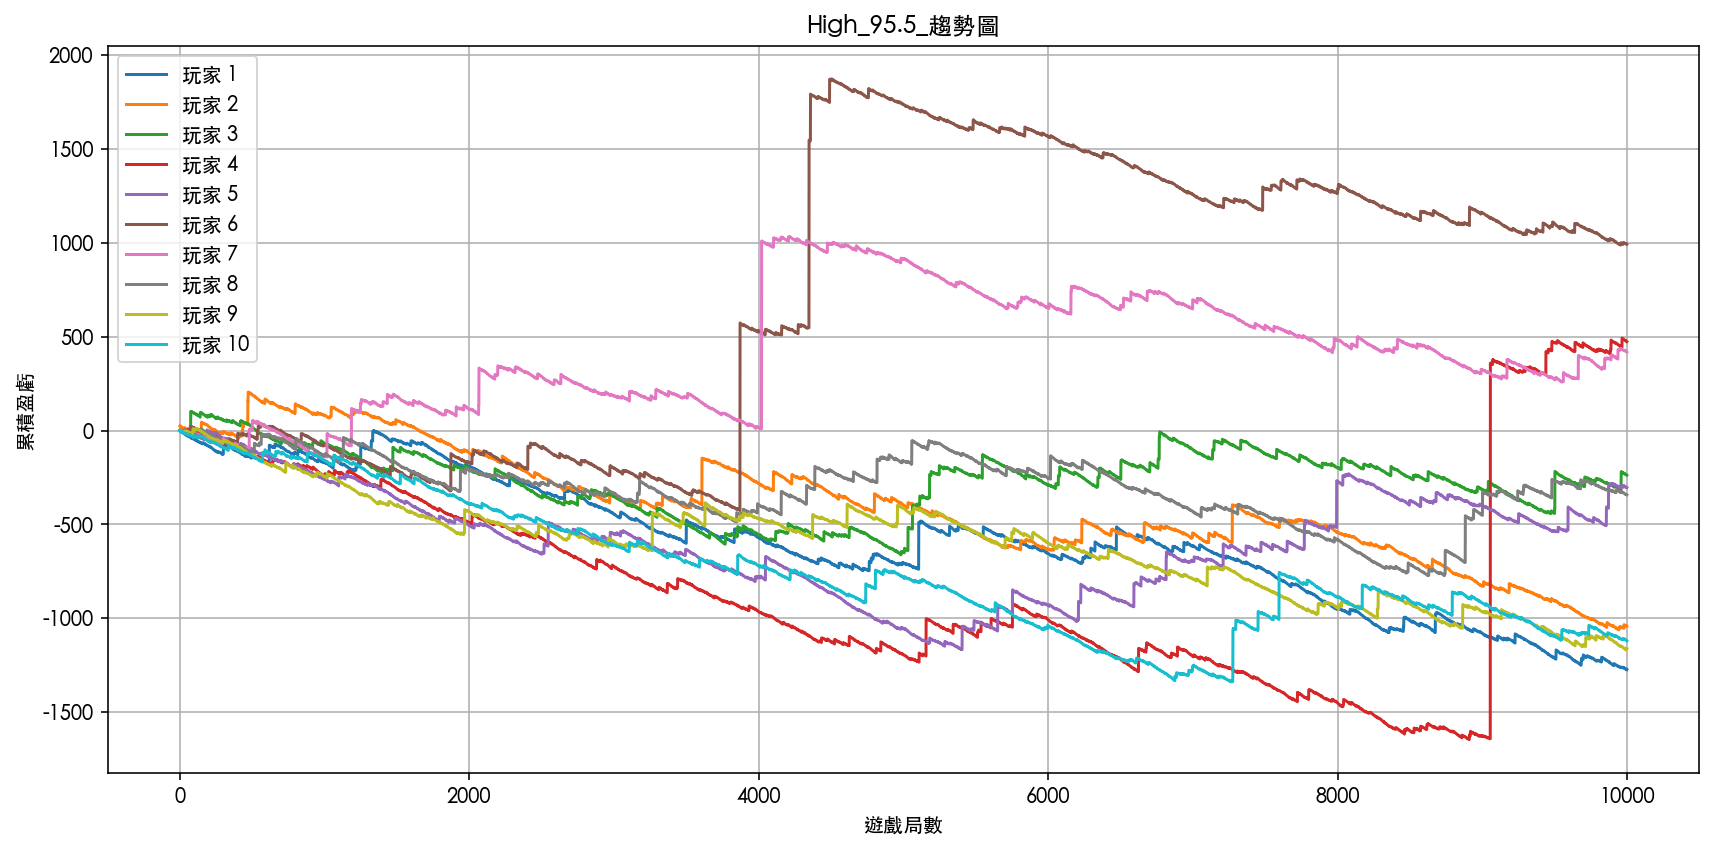

Write Python code to recreate this figure.
import torch
import matplotlib.pyplot as plt
import matplotlib
import numpy as np

# 設定 matplotlib 字體以支援中文
matplotlib.rcParams['font.sans-serif'] = ['Arial Unicode MS']

# ------------------------------
# 遊戲設定參數
# ------------------------------
positions = list(range(17))
probs = torch.tensor([
    0.0000152587890625, 0.000244140625, 0.0018310546875, 0.008544921875,
    0.02777099609375, 0.066650390625, 0.1221923828125, 0.174560546875,
    0.196380615234375, 0.174560546875, 0.1221923828125, 0.066650390625,
    0.02777099609375, 0.008544921875, 0.0018310546875, 0.000244140625,
    0.0000152587890625
], dtype=torch.float32)

payout_table = torch.tensor([
    1000.0, 125.0, 0, 0, 2.2,
    1.1, 0.5, 0.3, 0.0, 0.3,
    0.5, 1.1, 2.2, 0, 0,
    125.0, 1000.0
], dtype=torch.float32)

ball_multipliers = torch.tensor([1, 2, 5], dtype=torch.float32)
ball_probs = torch.tensor([0.93, 0.05, 0.02], dtype=torch.float32)

free_game_positions = {2, 3, 13, 14}
rounds_per_player = 10_000
num_players = 10
bet_amount = 1.0
jackpot_contribution_rate = 0.01
max_payout = 1000
device = torch.device("mps" if torch.backends.mps.is_available() else "cpu")

# ------------------------------
# 免費遊戲 mini slot
# ------------------------------
def draw_free_game_mini_slot(rng, jackpot_pool, bet_amount, multiplier):
    roll = torch.rand(1, device=device, generator=rng).cpu().item()
    if roll < 0.00221:
        jp_share = 0.25 * jackpot_pool * (bet_amount / max_payout)
        reward = (jp_share + bet_amount * 200) * multiplier
        return reward, "Super JP / X 200", jp_share
    elif roll < 0.01135:
        jp_share = 0.10 * jackpot_pool * (bet_amount / max_payout)
        reward = (jp_share + bet_amount * 100) * multiplier
        return reward, "Lucky JP / X 100", jp_share
    elif roll < 0.07568:
        return bet_amount * 50 * multiplier, "X 50", 0.0
    elif roll < 0.19027:
        return bet_amount * 25 * multiplier, "X 25", 0.0
    elif roll < 0.48916:
        return bet_amount * 10 * multiplier, "X 10", 0.0
    else:
        return bet_amount * 3 * multiplier, "X 3", 0.0

# ------------------------------
# 模擬單一玩家
# ------------------------------
def simulate_player(rng, rounds):
    probs_gpu = probs.to(device)
    payout_table_gpu = payout_table.to(device)
    ball_probs_gpu = ball_probs.to(device)
    multipliers_gpu = ball_multipliers.to(device)

    positions_drawn = torch.multinomial(probs_gpu, num_samples=rounds, replacement=True, generator=rng)
    multiplier_drawn = torch.multinomial(ball_probs_gpu, num_samples=rounds, replacement=True, generator=rng)
    multipliers = multipliers_gpu[multiplier_drawn]
    base_prizes = payout_table_gpu[positions_drawn]

    jackpot_pool = 0.0
    profit = 0.0
    cumulative_profit = []

    for i in range(rounds):
        jackpot_pool += bet_amount * jackpot_contribution_rate
        pos = positions_drawn[i].item()
        mult = multipliers[i].item()
        base_win = base_prizes[i].item() * mult

        if pos in free_game_positions:
            reward, _, jp_share = draw_free_game_mini_slot(rng, jackpot_pool, bet_amount, mult)
            jackpot_pool -= jp_share
        else:
            reward = 0.0

        total = base_win + reward
        profit += total - bet_amount
        cumulative_profit.append(profit)

    return cumulative_profit

# ------------------------------
# 主模擬與繪圖
# ------------------------------
torch.manual_seed(42)
rng = torch.Generator(device=device).manual_seed(42)

player_trends = []
for i in range(num_players):
    print(f"模擬第 {i + 1} 位玩家...")
    trend = simulate_player(rng, rounds_per_player)
    player_trends.append(trend)

# 繪製趨勢圖
plt.figure(figsize=(12, 6))
for i, trend in enumerate(player_trends):
    plt.plot(trend, label=f"玩家 {i + 1}")
plt.title("High_95.5_趨勢圖")
plt.xlabel("遊戲局數")
plt.ylabel("累積盈虧")
plt.grid(True)
plt.legend()
plt.tight_layout()
plt.show()
